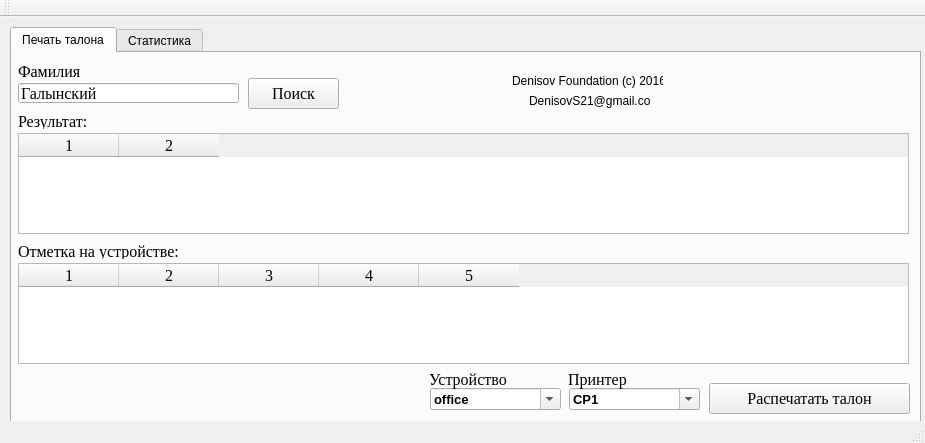
<?xml version="1.0" encoding="UTF-8"?>
<ui version="4.0">
 <class>MainWindow</class>
 <widget class="QMainWindow" name="MainWindow">
  <property name="geometry">
   <rect>
    <x>0</x>
    <y>0</y>
    <width>925</width>
    <height>443</height>
   </rect>
  </property>
  <property name="windowTitle">
   <string>Печать чеков и статистика</string>
  </property>
  <widget class="QWidget" name="centralWidget">
   <widget class="QTabWidget" name="tabWidget">
    <property name="geometry">
     <rect>
      <x>10</x>
      <y>10</y>
      <width>911</width>
      <height>401</height>
     </rect>
    </property>
    <property name="currentIndex">
     <number>0</number>
    </property>
    <widget class="QWidget" name="tab">
     <attribute name="title">
      <string>Печать талона</string>
     </attribute>
     <widget class="QLineEdit" name="leSurname">
      <property name="geometry">
       <rect>
        <x>6</x>
        <y>30</y>
        <width>221</width>
        <height>20</height>
       </rect>
      </property>
      <property name="font">
       <font>
        <family>Times New Roman</family>
        <pointsize>12</pointsize>
       </font>
      </property>
      <property name="text">
       <string>Галынский</string>
      </property>
     </widget>
     <widget class="QTableWidget" name="twResult">
      <property name="geometry">
       <rect>
        <x>6</x>
        <y>80</y>
        <width>891</width>
        <height>101</height>
       </rect>
      </property>
      <property name="font">
       <font>
        <family>Times New Roman</family>
        <pointsize>12</pointsize>
       </font>
      </property>
      <property name="iconSize">
       <size>
        <width>32</width>
        <height>32</height>
       </size>
      </property>
      <property name="columnCount">
       <number>2</number>
      </property>
      <column/>
      <column/>
     </widget>
     <widget class="QLabel" name="label_3">
      <property name="geometry">
       <rect>
        <x>6</x>
        <y>190</y>
        <width>191</width>
        <height>16</height>
       </rect>
      </property>
      <property name="font">
       <font>
        <family>Times New Roman</family>
        <pointsize>12</pointsize>
       </font>
      </property>
      <property name="text">
       <string>Отметка на устройстве:</string>
      </property>
     </widget>
     <widget class="QTableWidget" name="twDev">
      <property name="geometry">
       <rect>
        <x>6</x>
        <y>210</y>
        <width>891</width>
        <height>101</height>
       </rect>
      </property>
      <property name="font">
       <font>
        <family>Times New Roman</family>
        <pointsize>12</pointsize>
       </font>
      </property>
      <property name="iconSize">
       <size>
        <width>32</width>
        <height>32</height>
       </size>
      </property>
      <property name="columnCount">
       <number>5</number>
      </property>
      <column/>
      <column/>
      <column/>
      <column/>
      <column/>
     </widget>
     <widget class="QLabel" name="label_2">
      <property name="geometry">
       <rect>
        <x>6</x>
        <y>60</y>
        <width>71</width>
        <height>16</height>
       </rect>
      </property>
      <property name="font">
       <font>
        <family>Times New Roman</family>
        <pointsize>12</pointsize>
       </font>
      </property>
      <property name="text">
       <string>Результат:</string>
      </property>
     </widget>
     <widget class="QLabel" name="label">
      <property name="geometry">
       <rect>
        <x>6</x>
        <y>10</y>
        <width>71</width>
        <height>16</height>
       </rect>
      </property>
      <property name="font">
       <font>
        <family>Times New Roman</family>
        <pointsize>12</pointsize>
       </font>
      </property>
      <property name="text">
       <string>Фамилия</string>
      </property>
     </widget>
     <widget class="QPushButton" name="pushButton">
      <property name="geometry">
       <rect>
        <x>236</x>
        <y>25</y>
        <width>91</width>
        <height>31</height>
       </rect>
      </property>
      <property name="font">
       <font>
        <family>Times New Roman</family>
        <pointsize>12</pointsize>
       </font>
      </property>
      <property name="text">
       <string>Поиск</string>
      </property>
     </widget>
     <widget class="QPushButton" name="pbPrint">
      <property name="geometry">
       <rect>
        <x>697</x>
        <y>330</y>
        <width>201</width>
        <height>31</height>
       </rect>
      </property>
      <property name="font">
       <font>
        <family>Times New Roman</family>
        <pointsize>12</pointsize>
       </font>
      </property>
      <property name="text">
       <string>Распечатать талон</string>
      </property>
     </widget>
     <widget class="QLabel" name="lbRes">
      <property name="geometry">
       <rect>
        <x>14</x>
        <y>334</y>
        <width>311</width>
        <height>21</height>
       </rect>
      </property>
      <property name="font">
       <font>
        <family>Times New Roman</family>
        <pointsize>12</pointsize>
       </font>
      </property>
      <property name="text">
       <string/>
      </property>
     </widget>
     <widget class="QLabel" name="label_4">
      <property name="geometry">
       <rect>
        <x>500</x>
        <y>20</y>
        <width>151</width>
        <height>16</height>
       </rect>
      </property>
      <property name="text">
       <string>Denisov Foundation (c) 2016</string>
      </property>
     </widget>
     <widget class="QLabel" name="label_5">
      <property name="geometry">
       <rect>
        <x>517</x>
        <y>40</y>
        <width>121</width>
        <height>16</height>
       </rect>
      </property>
      <property name="text">
       <string>DenisovS21@gmail.com</string>
      </property>
     </widget>
     <widget class="QComboBox" name="comboBox">
      <property name="geometry">
       <rect>
        <x>557</x>
        <y>335</y>
        <width>131</width>
        <height>22</height>
       </rect>
      </property>
      <property name="font">
       <font>
        <pointsize>10</pointsize>
        <weight>75</weight>
        <bold>true</bold>
       </font>
      </property>
      <property name="editable">
       <bool>true</bool>
      </property>
      <property name="currentText">
       <string>CP1</string>
      </property>
     </widget>
     <widget class="QLabel" name="label_6">
      <property name="geometry">
       <rect>
        <x>556</x>
        <y>316</y>
        <width>60</width>
        <height>20</height>
       </rect>
      </property>
      <property name="font">
       <font>
        <family>Times New Roman</family>
        <pointsize>12</pointsize>
       </font>
      </property>
      <property name="text">
       <string>Принтер</string>
      </property>
     </widget>
     <widget class="QComboBox" name="cbDevice">
      <property name="geometry">
       <rect>
        <x>418</x>
        <y>335</y>
        <width>131</width>
        <height>22</height>
       </rect>
      </property>
      <property name="font">
       <font>
        <pointsize>10</pointsize>
        <weight>75</weight>
        <bold>true</bold>
       </font>
      </property>
      <property name="editable">
       <bool>true</bool>
      </property>
      <property name="currentText">
       <string>office</string>
      </property>
     </widget>
     <widget class="QLabel" name="label_8">
      <property name="geometry">
       <rect>
        <x>417</x>
        <y>316</y>
        <width>91</width>
        <height>20</height>
       </rect>
      </property>
      <property name="font">
       <font>
        <family>Times New Roman</family>
        <pointsize>12</pointsize>
       </font>
      </property>
      <property name="text">
       <string>Устройство</string>
      </property>
     </widget>
    </widget>
    <widget class="QWidget" name="tab_2">
     <attribute name="title">
      <string>Статистика</string>
     </attribute>
     <widget class="QLabel" name="label_7">
      <property name="geometry">
       <rect>
        <x>284</x>
        <y>90</y>
        <width>231</width>
        <height>21</height>
       </rect>
      </property>
      <property name="font">
       <font>
        <pointsize>12</pointsize>
       </font>
      </property>
      <property name="text">
       <string>Количество талонов за месяц:</string>
      </property>
     </widget>
     <widget class="QLabel" name="lbCount">
      <property name="geometry">
       <rect>
        <x>320</x>
        <y>120</y>
        <width>161</width>
        <height>91</height>
       </rect>
      </property>
      <property name="font">
       <font>
        <pointsize>72</pointsize>
       </font>
      </property>
      <property name="text">
       <string/>
      </property>
      <property name="alignment">
       <set>Qt::AlignCenter</set>
      </property>
     </widget>
     <widget class="QPushButton" name="pushButton_2">
      <property name="geometry">
       <rect>
        <x>330</x>
        <y>220</y>
        <width>151</width>
        <height>41</height>
       </rect>
      </property>
      <property name="font">
       <font>
        <pointsize>12</pointsize>
       </font>
      </property>
      <property name="text">
       <string>Обновить</string>
      </property>
     </widget>
    </widget>
   </widget>
  </widget>
  <widget class="QMenuBar" name="menuBar">
   <property name="geometry">
    <rect>
     <x>0</x>
     <y>0</y>
     <width>925</width>
     <height>21</height>
    </rect>
   </property>
  </widget>
  <widget class="QToolBar" name="mainToolBar">
   <attribute name="toolBarArea">
    <enum>TopToolBarArea</enum>
   </attribute>
   <attribute name="toolBarBreak">
    <bool>false</bool>
   </attribute>
  </widget>
  <widget class="QStatusBar" name="statusBar"/>
 </widget>
 <layoutdefault spacing="6" margin="11"/>
 <resources/>
 <connections/>
</ui>
